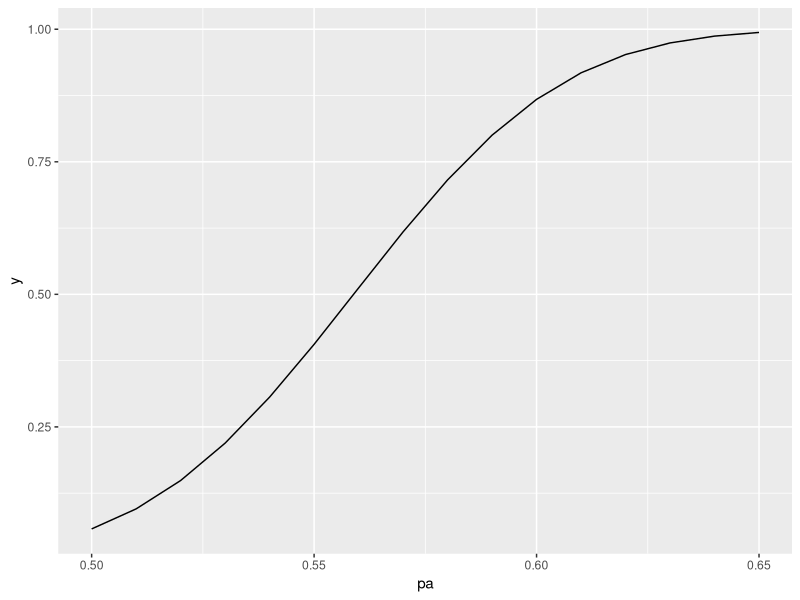
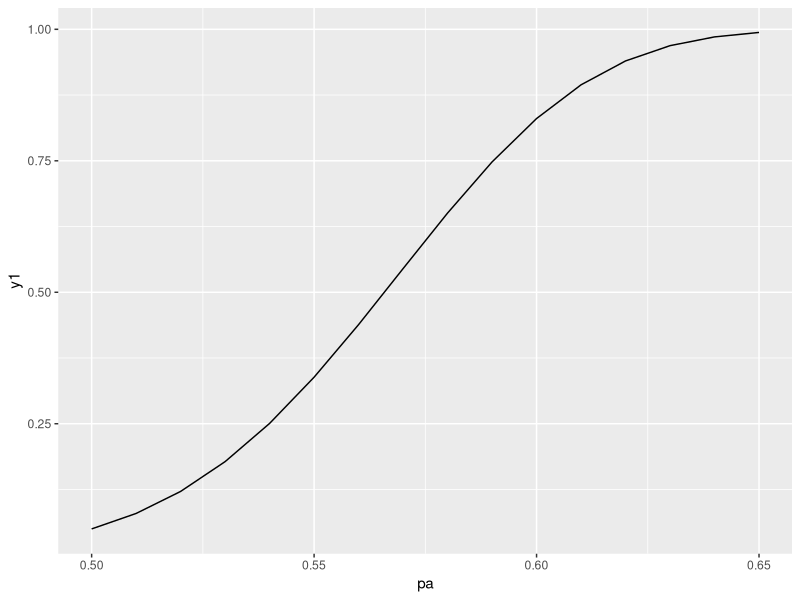
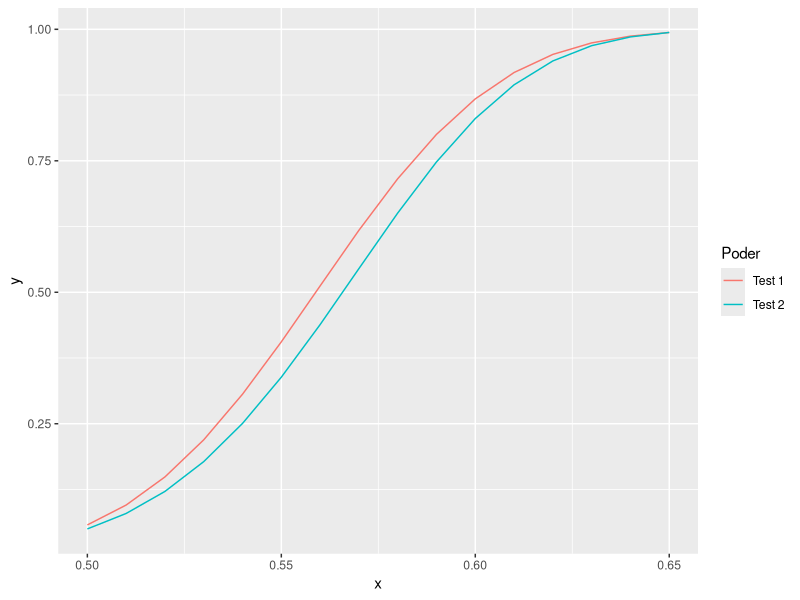

These charts were generated, in order, by the following R code:
## ---- chunk 1
x<-c(1:6)
y<-c(49,23,14,8,4,2)
phat<-1/(sum(x*y)/sum(y))
phat
## ---- chunk 2
funcv<-function(n,p){
  k<-0
  suma<-0
  repeat {
    suma<-suma+choose(k+n-1,n-1)*(p)^(n)*(1-p)^(k)
    if (suma>=0.05){
      return(k/n)
      break
    }
    k<-k+1
    suma<-suma
  }
}
funcv(100,0.5)
## ---- chunk 3
fundis<-function(n,cv,p1){
  acum<-0
  for (i in 0:cv) {
    acum<-acum+choose(i+n-1,n-1)*(p1)^(n)*(1-p1)^(i)
  } 
  acum
}
## ---- chunk 4
poder<- function(n,p,p1) {
  cv<-funcv(n,p)*n
  fundis(n,cv,p1)
}
## ---- chunk 5
pa<-50:65/100
y<-0
for (i in 1:length(pa)) {
  y[i]<-poder(100,0.5,p1=pa[i])
}
library(ggplot2)
ggplot(data=data.frame(pa,y),aes(pa,y))+geom_line()
## ---- chunk 6
for (i in 1:1000) {
  if (poder(i,0.5,0.54)>=0.80){
    print(i)
    break
  }
}
## ---- chunk 7
poder(500,0.5,0.54)
## ---- chunk 8
phi<-function(x){
  1/sqrt(2*pi)*exp(-x^2/2)
}
## ---- chunk 9
power1<-function(n,p,p1){
  cv1<-(-1.644854*sqrt(1-p)/p+sqrt(n)*(1/p-1/p1))/(sqrt(1-p1)/p1)
  integrate(phi,-Inf,cv1)$value
}
## ---- chunk 10
y1<-0
for (i in 1:length(pa)) {
  y1[i]<-power1(100,0.5,pa[i])
}
ggplot(data=data.frame(pa,y1),aes(pa,y1))+geom_line()
## ---- chunk 11
df <- data.frame(x=c(pa, pa),
                 y=c(y, y1), Poder=rep(c("Test 1", "Test 2"), each=16) )
ggplot(data=df, aes(x, y, color=Poder)) + geom_line()
